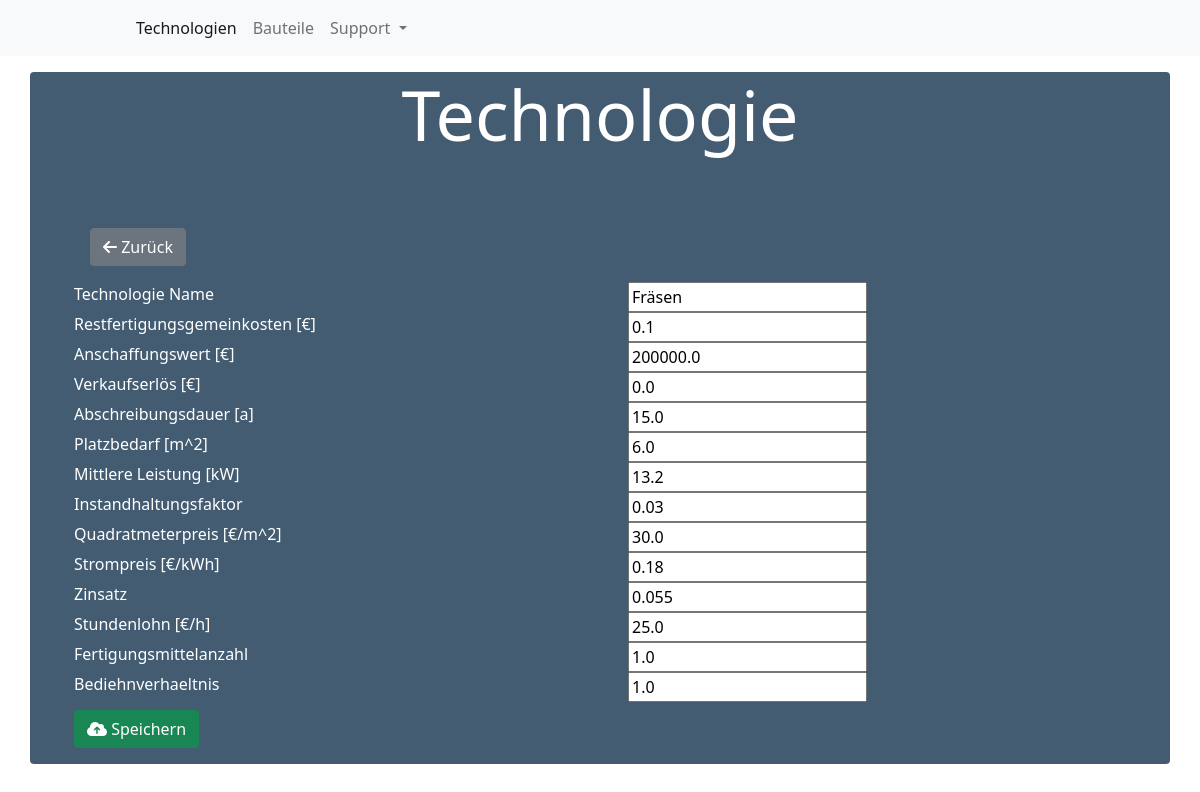
/technology/3/update/, run on the app's committed database.
### main/models.py (models this page shows, shortened)
class Technology(models.Model):
    name = models.CharField(max_length=255)
    restfertigungsgemeinkosten = FloatField()
    anschaffungswert = FloatField()
    verkaufserlös = FloatField()
    abschreibungsdauer = FloatField()
    platzbedarf = FloatField()
    mittlere_leistung = FloatField()
    instandhaltungsfaktor = FloatField()
    quadratmeterpreis = FloatField()
    strompreis = FloatField()
    zinsatz = FloatField()
    stundenlohn = FloatField()
    fertigungsmittelanzahl = FloatField()
    bediehnverhaeltnis = FloatField()

### main/views.py (the view)
class TechnologyUpdate(UpdateView):
    model = Technology
    fields = '__all__'
    template_name = 'main/technology/technology_form.html'

### main/templates/main/technology/technology_form.html (shortened to what this page needs)
{% extends "base.html" %}{% load static %}
{% block content %}
<div class="container mt-3">
  <div class="row">
    <div class="header mb-2">
      <h2 class='display-4 text-center pb-5' style='font-size:70px;'>
        Technologie
      </h2>
      <ul>
        <a class="w-20 btn btn-secondary m-3" href="{% url 'technology-list' %}"><i class="fas fa-arrow-left"></i>
          Zurück</a>
        <form method="post">
          <div class="row">
            <div class="col-sm">
              Technologie Name
            </div>
            <div class="col-sm">
              {{ form.name}}
            </div>
          </div>
          <div class="row">
            <div class="col-sm">
              Restfertigungsgemeinkosten [€]
            </div>
            <div class="col-sm">
              {{ form.restfertigungsgemeinkosten}}
            </div>
          </div>
          <div class="row">
            <div class="col-sm">
              Anschaffungswert [€]
            </div>
            <div class="col-sm">
              {{ form.anschaffungswert}}
            </div>
          </div>
          <div class="row">
            <div class="col-sm">
              Verkaufserlös [€]
            </div>
            <div class="col-sm">
              {{ form.verkaufserlös}}
            </div>
          </div>
          <div class="row">
            <div class="col-sm">
              Abschreibungsdauer [a]
            </div>
            <div class="col-sm">
              {{ form.abschreibungsdauer}}
            </div>
          </div>
          <div class="row">
            <div class="col-sm">
              Platzbedarf [m^2]
            </div>
            <div class="col-sm">
              {{ form.platzbedarf}}
            </div>
          </div>
          <div class="row">
            <div class="col-sm">
              Mittlere Leistung [kW]
            </div>
            <div class="col-sm">
              {{ form.mittlere_leistung}}
            </div>
          </div>
          <div class="row">
            <div class="col-sm">
              Instandhaltungsfaktor
            </div>
            <div class="col-sm">
              {{ form.instandhaltungsfaktor}}
            </div>
          </div>
          <div class="row">
            <div class="col-sm">
              Quadratmeterpreis [€/m^2]
            </div>
            <div class="col-sm">
              {{ form.quadratmeterpreis}}
            </div>
          </div>
          <div class="row">
            <div class="col-sm">
              Strompreis [€/kWh]
            </div>
            <div class="col-sm">
              {{ form.strompreis}}
            </div>
          </div>
          <div class="row">
            <div class="col-sm">
              Zinsatz
            </div>
            <div class="col-sm">
              {{ form.zinsatz}}
            </div>
          </div>
          <div class="row">
            <div class="col-sm">
              Stundenlohn [€/h]
            </div>
            <div class="col-sm">
              {{ form.stundenlohn}}
            </div>
          </div>
          <div class="row">
            <div class="col-sm">
              Fertigungsmittelanzahl
            </div>
            <div class="col-sm">
              {{ form.fertigungsmittelanzahl}}
            </div>
          </div>
          <div class="row">
            <div class="col-sm">
              Bediehnverhaeltnis
            </div>
            <div class="col-sm">
              {{ form.bediehnverhaeltnis}}
            </div>
          </div>
          <button class="w-20 btn btn-success mt-2" type="submit"><i class="fas fa-cloud-upload-alt"></i>
            Speichern</button>
        </form>
      </ul>
    </div>
  </div>
</div>
{% endblock %}

### main/static/main/main.css (style rules this page uses)
.header { background-color: rgba(21, 52, 78, 0.8); border-radius: 4px; color: rgb(255, 255, 255); }

### main/templates/base.html (style rules this page uses)
body { background: url("/static/main/Bild0.png") no-repeat center center fixed; -webkit-background-size: cover; -moz-background-size: cover; -o-background-size: cover; background-size: cover; min-height: 100%; }

### data on the page
Technology: name "Fräsen", restfertigungsgemeinkosten "0.1", anschaffungswert "200000.0", verkaufserlös "0.0", abschreibungsdauer "15.0", platzbedarf "6.0", mittlere_leistung "13.2", instandhaltungsfaktor "0.03", quadratmeterpreis "30.0", strompreis "0.18", zinsatz "0.055", stundenlohn "25.0", fertigungsmittelanzahl "1.0", bediehnverhaeltnis "1.0"
